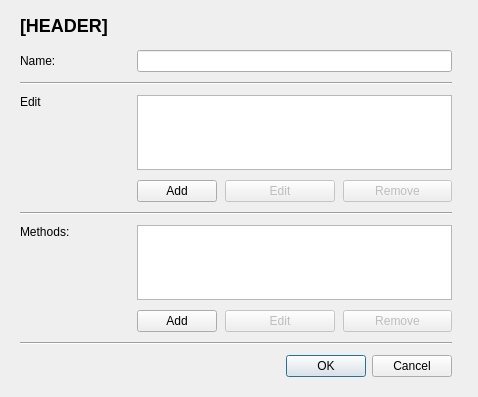
<?xml version="1.0" encoding="UTF-8"?>
<ui version="4.0">
 <class>NewClassDialog</class>
 <widget class="QDialog" name="NewClassDialog">
  <property name="geometry">
   <rect>
    <x>0</x>
    <y>0</y>
    <width>478</width>
    <height>397</height>
   </rect>
  </property>
  <property name="sizePolicy">
   <sizepolicy hsizetype="Fixed" vsizetype="Fixed">
    <horstretch>0</horstretch>
    <verstretch>0</verstretch>
   </sizepolicy>
  </property>
  <property name="windowTitle">
   <string>[TITLE]</string>
  </property>
  <property name="modal">
   <bool>true</bool>
  </property>
  <widget class="QWidget" name="formLayoutWidget">
   <property name="geometry">
    <rect>
     <x>20</x>
     <y>50</y>
     <width>432</width>
     <height>327</height>
    </rect>
   </property>
   <layout class="QGridLayout" name="gridLayout" columnstretch="0,0,0,0">
    <property name="horizontalSpacing">
     <number>8</number>
    </property>
    <property name="verticalSpacing">
     <number>10</number>
    </property>
    <item row="2" column="0">
     <widget class="QLabel" name="label_3">
      <property name="text">
       <string>Edit</string>
      </property>
      <property name="alignment">
       <set>Qt::AlignLeading|Qt::AlignLeft|Qt::AlignTop</set>
      </property>
      <property name="margin">
       <number>2</number>
      </property>
     </widget>
    </item>
    <item row="8" column="3">
     <widget class="QPushButton" name="removeMethodButton">
      <property name="enabled">
       <bool>false</bool>
      </property>
      <property name="text">
       <string>Remove</string>
      </property>
     </widget>
    </item>
    <item row="4" column="0" colspan="4">
     <widget class="Line" name="line_2">
      <property name="orientation">
       <enum>Qt::Horizontal</enum>
      </property>
     </widget>
    </item>
    <item row="9" column="0" colspan="4">
     <widget class="Line" name="line">
      <property name="orientation">
       <enum>Qt::Horizontal</enum>
      </property>
     </widget>
    </item>
    <item row="10" column="1" colspan="3">
     <widget class="QDialogButtonBox" name="buttonBox">
      <property name="orientation">
       <enum>Qt::Horizontal</enum>
      </property>
      <property name="standardButtons">
       <set>QDialogButtonBox::Cancel|QDialogButtonBox::Ok</set>
      </property>
     </widget>
    </item>
    <item row="0" column="1" colspan="3">
     <widget class="QLineEdit" name="nameLineEdit"/>
    </item>
    <item row="6" column="0">
     <widget class="QLabel" name="label_4">
      <property name="text">
       <string>Methods:</string>
      </property>
      <property name="alignment">
       <set>Qt::AlignLeading|Qt::AlignLeft|Qt::AlignTop</set>
      </property>
      <property name="margin">
       <number>2</number>
      </property>
     </widget>
    </item>
    <item row="2" column="1" colspan="3">
     <widget class="QListWidget" name="fieldsList">
      <property name="selectionMode">
       <enum>QAbstractItemView::ExtendedSelection</enum>
      </property>
     </widget>
    </item>
    <item row="3" column="3">
     <widget class="QPushButton" name="removeFieldButton">
      <property name="enabled">
       <bool>false</bool>
      </property>
      <property name="text">
       <string>Remove</string>
      </property>
     </widget>
    </item>
    <item row="8" column="1">
     <widget class="QPushButton" name="addMethodButton">
      <property name="sizePolicy">
       <sizepolicy hsizetype="Fixed" vsizetype="Fixed">
        <horstretch>0</horstretch>
        <verstretch>0</verstretch>
       </sizepolicy>
      </property>
      <property name="text">
       <string>Add</string>
      </property>
     </widget>
    </item>
    <item row="8" column="2">
     <widget class="QPushButton" name="editMethodButton">
      <property name="enabled">
       <bool>false</bool>
      </property>
      <property name="text">
       <string>Edit</string>
      </property>
     </widget>
    </item>
    <item row="3" column="1">
     <widget class="QPushButton" name="addFieldButton">
      <property name="sizePolicy">
       <sizepolicy hsizetype="Fixed" vsizetype="Fixed">
        <horstretch>0</horstretch>
        <verstretch>0</verstretch>
       </sizepolicy>
      </property>
      <property name="text">
       <string>Add</string>
      </property>
     </widget>
    </item>
    <item row="3" column="2">
     <widget class="QPushButton" name="editFieldButton">
      <property name="enabled">
       <bool>false</bool>
      </property>
      <property name="text">
       <string>Edit</string>
      </property>
     </widget>
    </item>
    <item row="0" column="0">
     <widget class="QLabel" name="label">
      <property name="text">
       <string>Name:</string>
      </property>
      <property name="margin">
       <number>2</number>
      </property>
     </widget>
    </item>
    <item row="6" column="1" colspan="3">
     <widget class="QListWidget" name="methodsList">
      <property name="selectionMode">
       <enum>QAbstractItemView::ExtendedSelection</enum>
      </property>
     </widget>
    </item>
    <item row="1" column="0" colspan="4">
     <widget class="Line" name="line_3">
      <property name="orientation">
       <enum>Qt::Horizontal</enum>
      </property>
     </widget>
    </item>
   </layout>
  </widget>
  <widget class="QLabel" name="header">
   <property name="geometry">
    <rect>
     <x>20</x>
     <y>0</y>
     <width>271</width>
     <height>51</height>
    </rect>
   </property>
   <property name="styleSheet">
    <string notr="true">font-weight: bold;
font-size: 18px;</string>
   </property>
   <property name="text">
    <string>[HEADER]</string>
   </property>
   <property name="textFormat">
    <enum>Qt::AutoText</enum>
   </property>
  </widget>
 </widget>
 <resources/>
 <connections>
  <connection>
   <sender>buttonBox</sender>
   <signal>accepted()</signal>
   <receiver>NewClassDialog</receiver>
   <slot>accept()</slot>
   <hints>
    <hint type="sourcelabel">
     <x>248</x>
     <y>254</y>
    </hint>
    <hint type="destinationlabel">
     <x>157</x>
     <y>274</y>
    </hint>
   </hints>
  </connection>
  <connection>
   <sender>buttonBox</sender>
   <signal>rejected()</signal>
   <receiver>NewClassDialog</receiver>
   <slot>reject()</slot>
   <hints>
    <hint type="sourcelabel">
     <x>316</x>
     <y>260</y>
    </hint>
    <hint type="destinationlabel">
     <x>286</x>
     <y>274</y>
    </hint>
   </hints>
  </connection>
 </connections>
</ui>
